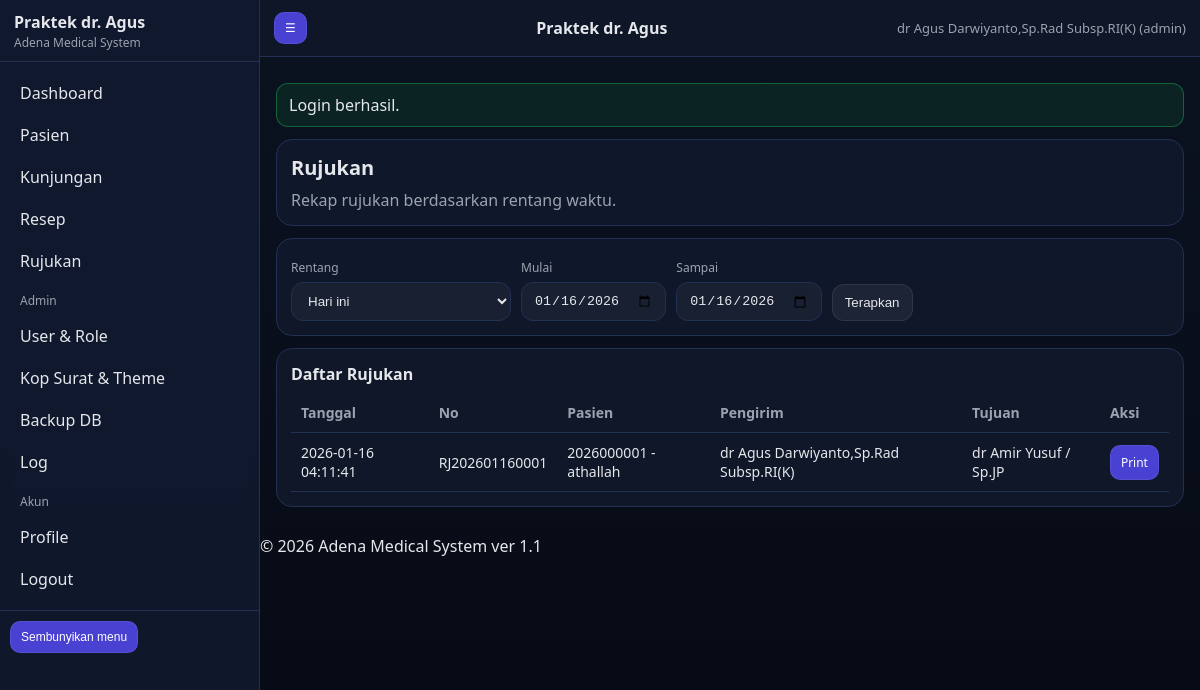
Page /referrals.php (signed in) on the committed database.
### tables this page shows
CREATE TABLE `referrals` (
  `id` bigint(20) NOT NULL,
  `visit_id` bigint(20) DEFAULT NULL,
  `patient_id` bigint(20) NOT NULL,
  `sender_doctor_id` int(11) NOT NULL,
  `referral_no` varchar(32) NOT NULL,
  `referred_to_doctor` varchar(120) NOT NULL,
  `referred_to_specialty` varchar(120) NOT NULL,
  `diagnosis` mediumtext NOT NULL,
  `created_at` datetime NOT NULL,
  `updated_at` datetime DEFAULT NULL
);

CREATE TABLE `patients` (
  `id` bigint(20) NOT NULL,
  `mrn` varchar(30) NOT NULL,
  `full_name` varchar(150) NOT NULL,
  `dob` date DEFAULT NULL,
  `gender` enum('L','P') NOT NULL,
  `address` varchar(255) DEFAULT NULL,
  `created_at` datetime NOT NULL
);

CREATE TABLE `users` (
  `id` int(11) NOT NULL,
  `username` varchar(50) NOT NULL,
  `password_hash` varchar(255) NOT NULL,
  `role` enum('admin','dokter','perawat','sekretariat') NOT NULL DEFAULT 'dokter',
  `full_name` varchar(120) DEFAULT NULL,
  `sip` varchar(80) DEFAULT NULL,
  `phone` varchar(50) DEFAULT NULL,
  `email` varchar(120) DEFAULT NULL,
  `signature_path` varchar(255) DEFAULT NULL,
  `is_active` tinyint(1) NOT NULL DEFAULT 1,
  `created_at` datetime NOT NULL,
  `updated_at` datetime DEFAULT NULL
);

### app/helpers.php (called while the page is built, shortened)
<?php
function e(string $s): string { return htmlspecialchars($s, ENT_QUOTES, 'UTF-8'); }
function config(): array {
  static $cfg = null;
  if ($cfg === null) {
    $file = __DIR__ . '/config.php';
    if (!file_exists($file)) {
      $cfg = require __DIR__ . '/config.sample.php';
    } else {
      $cfg = require $file;
    }
  }
  return $cfg;
}
function base_path(): string {
  $bp = config()['base_path'] ?? '';
  return rtrim($bp, '/');
}
function url(string $path = ''): string {
  $bp = base_path();
  $path = '/' . ltrim($path, '/');
  return $bp . $path;
}
function ensure_dirs(): void {
  $cfg = config();
}

### app/db.php (called while the page is built, shortened)
<?php
require_once __DIR__ . '/helpers.php';
function db(): PDO {
  static $pdo = null;
  if ($pdo) return $pdo;
  $cfg = config()['db'];
  $dsn = sprintf('mysql:host=%s;port=%d;dbname=%s;charset=%s',
    $cfg['host'], (int)$cfg['port'], $cfg['name'], $cfg['charset'] ?? 'utf8mb4'
  );
  $opt = [
    PDO::ATTR_ERRMODE => PDO::ERRMODE_EXCEPTION,
    PDO::ATTR_DEFAULT_FETCH_MODE => PDO::FETCH_ASSOC,
    PDO::ATTR_EMULATE_PREPARES => false,
  ];
  try {
    $pdo = new PDO($dsn, $cfg['user'], $cfg['pass'], $opt);
  } catch (Throwable $e) {
    log_app('error', 'DB connection failed', ['err' => $e->getMessage()]);
    throw $e;
  }
  return $pdo;
}

### app/config.php (called while the page is built)
<?php
return array (
  'installed' => true,
  'base_path' => '/AMS',
  'db' =>
  array (
    'host' => '127.0.0.1',
    'port' => 3306,
    'name' => 'ams11',
    'user' => 'root',
    'pass' => '',
    'charset' => 'utf8mb4',
  ),
  'security' =>
  array (
    'session_name' => 'AMSSESSID',
    'csrf_key' => '922e70ba681779f204f2c06607a7a469',
  ),
  'uploads' =>
  array (
    'logo_dir' => 'C:\\xampp\\htdocs\\AMS\\install/../storage/uploads/logo',
    'signature_dir' => 'C:\\xampp\\htdocs\\AMS\\install/../storage/uploads/signature',
  ),
  'paths' =>
  array (
    'logs' => 'C:\\xampp\\htdocs\\AMS\\install/../storage/logs',
    'backups' => 'C:\\xampp\\htdocs\\AMS\\install/../storage/backups',
  ),
  'gdrive' =>
  array (
    'enabled' => false,
    'service_account_json' => 'C:\\xampp\\htdocs\\AMS\\install/../storage/credentials/gdrive_service_account.json',
    'folder_id' => '',
  ),
);

### app/auth.php (called while the page is built, shortened)
<?php
require_once __DIR__ . '/helpers.php';
require_once __DIR__ . '/db.php';
function session_boot(): void {
  $cfg = config();
}

### referrals.php (the view, shortened to what this page needs)
<?php
require_once __DIR__ . '/app/auth.php';
require_once __DIR__ . '/app/db.php';
$range = $_GET['range'] ?? 'today';
$start = $_GET['start'] ?? '';
$end   = $_GET['end'] ?? '';
function ref_range_dates(string $range, string $start, string $end): array {
  $today = date('Y-m-d');
  if ($range === 'today') return [$today, $today];
  return [$today, $today];
}
$visit = null;
require __DIR__ . '/app/views/partials/header.php';
?>
<div class="card">
  <div class="h1">Rujukan</div>
  <?php if ($visit): ?>
    <div class="muted">Kunjungan: <?= e($visit['visit_no']) ?> | Pasien: <?= e($visit['mrn'].' - '.$visit['full_name']) ?></div>
  <?php else: ?>
    <div class="muted">Rekap rujukan berdasarkan rentang waktu.</div>
  <?php endif; ?>
</div>
<?php if (!$visit): ?>
  <?php
    list($d1, $d2) = ref_range_dates($range, $start, $end);
    $dt1 = $d1 . ' 00:00:00';
    $dt2 = $d2 . ' 23:59:59';
    $st = db()->prepare("
      SELECT r.*, p.mrn, p.full_name, u.full_name AS sender_name
      FROM referrals r
      JOIN patients p ON p.id=r.patient_id
      LEFT JOIN users u ON u.id=r.sender_doctor_id
      WHERE r.created_at BETWEEN ? AND ?
      ORDER BY r.created_at DESC
      LIMIT 200
    ");
    $st->execute([$dt1, $dt2]);
    $rows = $st->fetchAll();
  ?>
  <div class="card">
    <form method="get" style="display:flex;gap:10px;flex-wrap:wrap;align-items:end">
      <div style="min-width:220px">
        <div class="label">Rentang</div>
        <select class="input" name="range">
          <option value="today" <?= $range==='today'?'selected':'' ?>>Hari ini</option>
        </select>
      </div>
      <div>
        <div class="label">Mulai</div>
        <input class="input" type="date" name="start" value="<?= e($d1) ?>">
      </div>
      <div>
        <div class="label">Sampai</div>
        <input class="input" type="date" name="end" value="<?= e($d2) ?>">
      </div>
      <button class="btn secondary" type="submit">Terapkan</button>
    </form>
  </div>
  <div class="card">
    <div class="h1" style="font-size:16px">Daftar Rujukan</div>
    <table class="table">
      <thead>
        <tr>
          <th>Tanggal</th>
          <th>No</th>
          <th>Pasien</th>
          <th>Pengirim</th>
          <th>Tujuan</th>
          <th>Aksi</th>
        </tr>
      </thead>
      <tbody>
        <?php foreach ($rows as $r): ?>
          <tr>
            <td><?= e($r['created_at']) ?></td>
            <td><?= e($r['referral_no']) ?></td>
            <td><?= e(($r['mrn'] ?? '').' - '.($r['full_name'] ?? '')) ?></td>
            <td><?= e($r['sender_name'] ?? '-') ?></td>
            <td><?= e($r['referred_to_doctor'].' / '.$r['referred_to_specialty']) ?></td>
            <td>
              <a class="btn small" href="<?= e(url('/print_referral.php?id='.(int)$r['id'])) ?>" target="_blank">Print</a>
            </td>
          </tr>
        <?php endforeach; ?>
      </tbody>
    </table>
  </div>
  <?php require __DIR__ . '/app/views/partials/footer.php'; ?>
  <?php exit; ?>
<?php endif; ?>
<?php require __DIR__ . '/app/views/partials/footer.php'; ?>

### public/assets/css/theme.css (style rules this page uses)
:root { --bg:#0b1220; --panel:#111a2e; --panel2:#0f172a; --text:#e5e7eb; --muted:#9ca3af; --line:#223053; --accent:#4f46e5; --danger:#ef4444; --ok:#22c55e; }
* { box-sizing:border-box }
body { margin:0;font-family:system-ui,-apple-system,Segoe UI,Roboto,Arial,sans-serif;background:linear-gradient(180deg,var(--bg),#060a14);color:var(--text) }
a { color:inherit;text-decoration:none }
.card { background:rgba(17,26,46,.8);border:1px solid var(--line);border-radius:16px;padding:14px;margin:12px 0 }
.h1 { font-size:20px;font-weight:800;margin:0 0 8px }
.muted { color:var(--muted) }
.input, select, textarea { width:100%;padding:10px 12px;border-radius:12px;border:1px solid var(--line); background:rgba(255,255,255,.04);color:var(--text);outline:none }
.label { font-size:12px;color:var(--muted);margin:6px 0 6px }
.btn { display:inline-flex;align-items:center;justify-content:center;gap:8px; padding:10px 12px;border-radius:12px;border:1px solid rgba(255,255,255,.08); background:rgba(79,70,229,.9);color:#fff;cursor:pointer }
.btn.secondary { background:rgba(255,255,255,.06);color:var(--text) }
.btn.small { padding:8px 10px;border-radius:10px;font-size:12px }
.table { width:100%;border-collapse:collapse }
.table th,.table td { border-bottom:1px solid var(--line);padding:10px;text-align:left;font-size:14px }
.table th { color:var(--muted);font-weight:600 }
select option { color: #000 !important; background: #fff !important; }

### rows in the picture
referrals: created_at "2026-01-16 04:11:41", referral_no "RJ202601160001", patient.full_name "2026000001 - athallah", sender_doctor.full_name "dr Agus Darwiyanto,Sp.Rad Subsp.RI(K)", referred_to_doctor+referred_to_specialty "dr Amir Yusuf / Sp.JP"

### other values in the picture
$brand_title "Praktek dr. Agus"
$badge "Adena Medical System"
$u['full_name'] "dr Agus Darwiyanto,Sp.Rad Subsp.RI(K)"
$u['role'] "admin"
$msg "Login berhasil."
$footer_text "© 2026 Adena Medical System ver 1.1"
